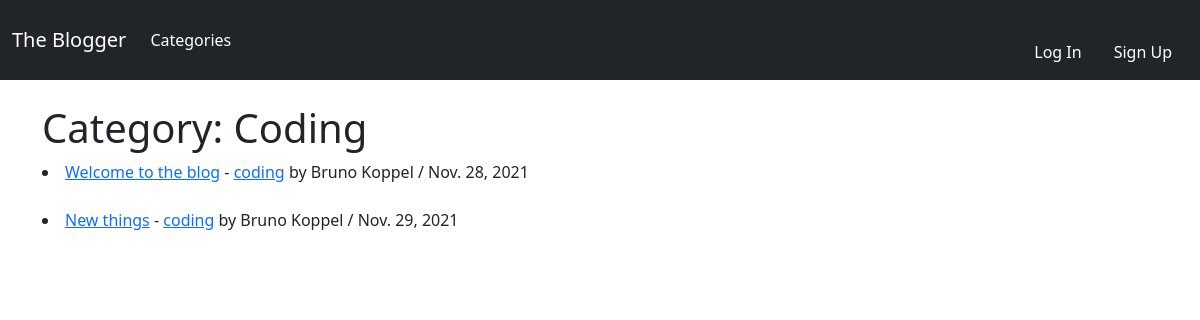
/category/coding/, run on the app's committed database.
### blogfeed/models.py (models this page shows, shortened)
class Post(models.Model):
    title = models.CharField(max_length=255)
    title_tag = models.CharField(max_length=255, default="the blogger")
    post_date = models.DateField(auto_now_add=True)
    header_image = models.ImageField(
        null=True, blank=True, upload_to="images/")
    author = models.ForeignKey(User, on_delete=models.CASCADE)
    body = RichTextField(blank=True, null=True)
    date_added = models.DateTimeField(auto_now_add=True)
    category = models.CharField(max_length=255, default='uncategorized')
    likes = models.ManyToManyField(User, related_name='blog_post')

### blogfeed/views.py (the view)
# urls.py: path('category/<str:category_name>/', CategoryView, name='category'),
def CategoryView(request, category_name):
    category_posts = Post.objects.filter(
        category=category_name.replace('-', ' '))
    return render(request, 'categories/categories.html', {'category_name': category_name.replace('-', ' ').title(), 'category_posts': category_posts})

### blogfeed/templates/categories/categories.html (shortened to what this page needs)
{% extends 'base.html' %}
{% block content %}
{% if category_posts %}
<h1>Category: {{ category_name }}</h1>
{% for post in category_posts %}
<li>
  <a href="{% url 'post_details' post.pk %}">{{ post.title }}</a>
  -
  <a href="{% url 'category' post.category %}">{{ post.category }}</a>
  by {{ post.author.first_name }} {{ post.author.last_name }} / {{ post.post_date }}
</li>
{% endfor%}
{% else %}
<h3> No posts have been published under the {{ category_name }} category </h3>
{% endif %}
{% endblock %}

### data on the page
Post: title "Welcome to the blog", category "coding", author.first_name "Bruno", author.last_name "Koppel", post_date "Nov. 28, 2021"
Post: title "New things", category "coding", author.first_name "Bruno", author.last_name "Koppel", post_date "Nov. 29, 2021"

### other printed values
{{ category_name }} "Coding"
